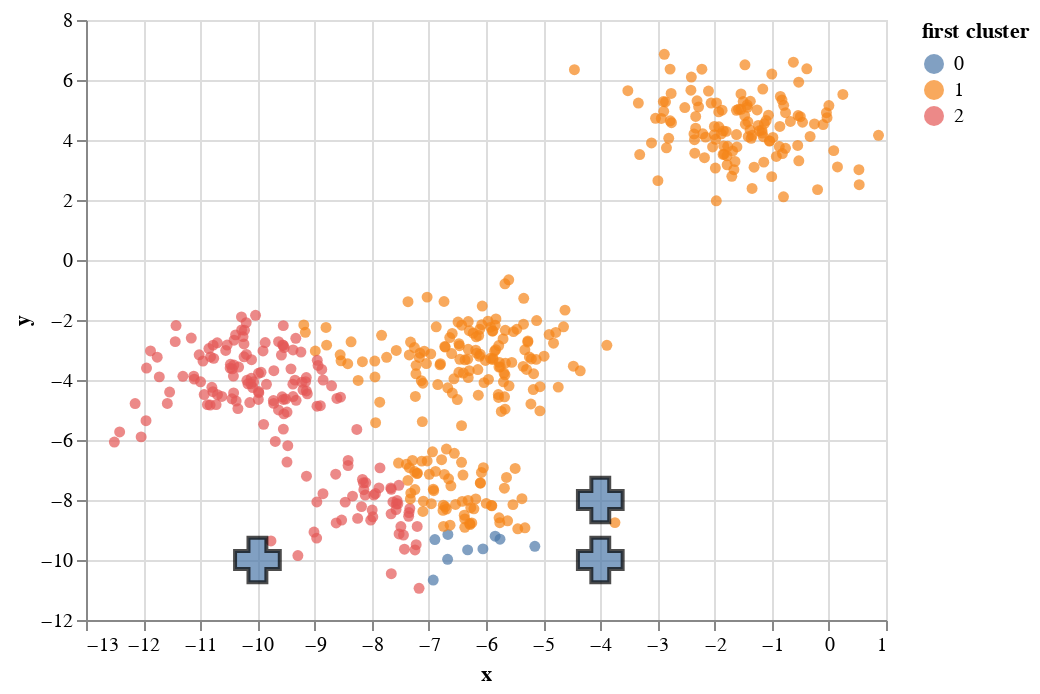

The code cell stored with this chart in its notebook:
### Markdown cell above
Here is a shorthand for layering the charts together; instead of using `alt.layer(c1, c2)`, we use `c1+c2`.

For example, notice how there are just a few points, the blue points, which are closest to the lower-right centroid.

### Code cell
c1+c2

### Figure 1 — Vega-Lite specification as saved in the notebook (floating-point values rounded to 4 significant figures; data arrays with more than 128 entries replaced by an {"elided": "..."} marker saying what was removed)
{"config": {"view": {"continuousWidth": 400, "continuousHeight": 300}}, "layer": [{"data": {"name": "data-a0ffc01c84472bc94c56f897f9d4fd94"}, "mark": "circle", "encoding": {"color": {"field": "first cluster", "type": "nominal"}, "x": {"field": "x", "type": "quantitative"}, "y": {"field": "y", "type": "quantitative"}}}, {"data": {"name": "data-d937417af026e4f584a32531c2ef6637"}, "mark": {"type": "point", "filled": true, "shape": "cross", "size": 500, "stroke": "black"}, "encoding": {"x": {"field": "x", "type": "quantitative"}, "y": {"field": "y", "type": "quantitative"}}}], "$schema": "https://vega.github.io/schema/vega-lite/v4.17.0.json", "datasets": {"data-a0ffc01c84472bc94c56f897f9d4fd94": {"elided": "500 records"}, "data-d937417af026e4f584a32531c2ef6637": [{"x": -4, "y": -10}, {"x": -4, "y": -8}, {"x": -10, "y": -10}]}}
